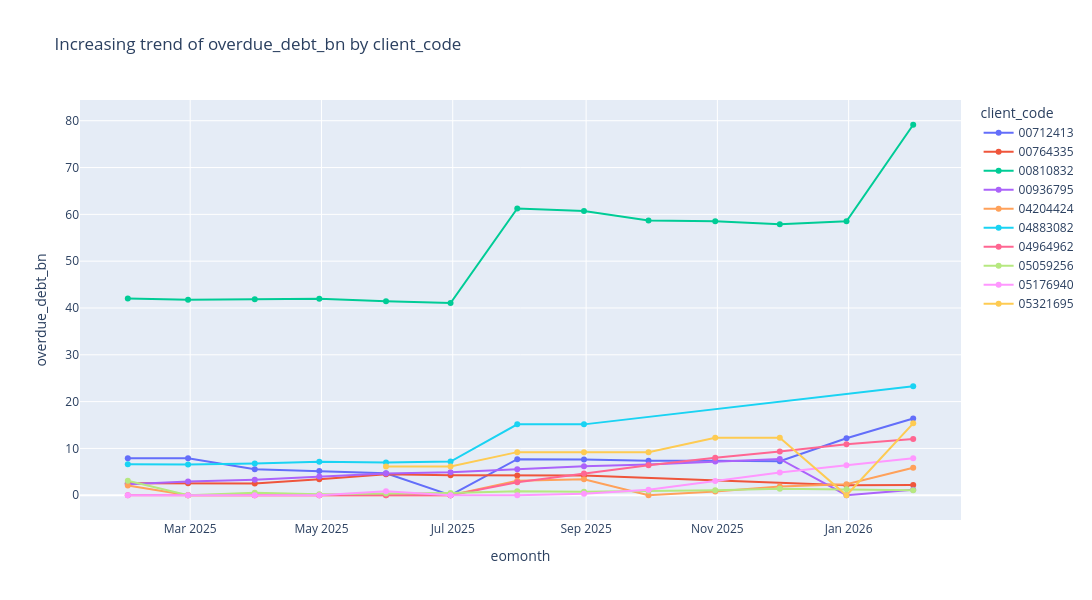

Notebook cell for this chart:
### Markdown cell above
# растущий тренд задолженности

### Code cell
# sort for clean plotting
plot_df = df_jul.sort_values(['client_code', 'eomonth']).copy()
plot_df = plot_df[plot_df['eomonth'] < '2026-02-28'].copy()

# keep only client_code with overdue_debt_bn > 3 in at least one eomonth
valid_clients = (
    plot_df.groupby('client_code')['overdue_debt_bn']
    .apply(lambda s: (s > 3).any())
)
valid_clients = valid_clients[valid_clients].index
#valid_clients = valid_clients[~valid_clients.isin(['00810832'])]

plot_df = plot_df[plot_df['client_code'].isin(valid_clients)]

# remove client_code with overdue_debt_bn = 0 in at least 2 eomonth after 30.06.2025
zero_counts = (
    plot_df[plot_df['eomonth'] > '2025-06-30']
    .groupby('client_code')['overdue_debt_bn']
    .apply(lambda s: (s == 0).sum())
)

clients_to_keep = zero_counts[zero_counts < 2].index

plot_df = plot_df[plot_df['client_code'].isin(clients_to_keep)]

# find client_code with increasing trend
increasing_clients = []

for client_code, group in plot_df.groupby('client_code'):
    group = group.sort_values('eomonth')
    y = group['overdue_debt_bn'].fillna(0).values
    
    # need at least 2 points to calculate a slope
    if len(y) >= 2:
        x = np.arange(len(y))
        slope = np.polyfit(x, y, 1)[0]
        if slope > 0:
            increasing_clients.append(client_code)

# keep only increasing-trend clients
plot_df = plot_df[plot_df['client_code'].isin(increasing_clients)].copy()

# make sure date column is datetime
plot_df['eomonth'] = pd.to_datetime(plot_df['eomonth'])

# interactive plot
fig = px.line(
    plot_df,
    x='eomonth',
    y='overdue_debt_bn',
    color='client_code',
    markers=True,
    title='Increasing trend of overdue_debt_bn by client_code',
    hover_data={
        'client_code': True,
        'eomonth': True,
        'overdue_debt_bn': ':.2f'
    }
)

fig.update_layout(
    xaxis_title='eomonth',
    yaxis_title='overdue_debt_bn',
    hovermode='closest',
    width=1100,
    height=600
)

fig.show()

### Figure 1 — Plotly figure (JSON) as saved in the notebook; plotly's stock layout.template omitted (floating-point values rounded to 4 significant figures)
{"data": [{"customdata": [["00712413"], ["00712413"], ["00712413"], ["00712413"], ["00712413"], ["00712413"], ["00712413"], ["00712413"], ["00712413"], ["00712413"], ["00712413"], ["00712413"], ["00712413"]], "hovertemplate": "client_code=%{customdata[0]}<br>eomonth=%{x}<br>overdue_debt_bn=%{y:.2f}<extra></extra>", "legendgroup": "00712413", "line": {"color": "#636efa", "dash": "solid"}, "marker": {"symbol": "circle"}, "mode": "lines+markers", "name": "00712413", "orientation": "v", "showlegend": true, "type": "scatter", "x": ["2025-01-31T00:00:00.000000", "2025-02-28T00:00:00.000000", "2025-03-31T00:00:00.000000", "2025-04-30T00:00:00.000000", "2025-05-31T00:00:00.000000", "2025-06-30T00:00:00.000000", "2025-07-31T00:00:00.000000", "2025-08-31T00:00:00.000000", "2025-09-30T00:00:00.000000", "2025-10-31T00:00:00.000000", "2025-11-30T00:00:00.000000", "2025-12-31T00:00:00.000000", "2026-01-31T00:00:00.000000"], "xaxis": "x", "y": [7.93, 7.88, 5.56, 5.17, 4.71, 0.0, 7.71, 7.64, 7.39, 7.36, 7.28, 12.19, 16.4], "yaxis": "y"}, {"customdata": [["00764335"], ["00764335"], ["00764335"], ["00764335"], ["00764335"], ["00764335"], ["00764335"], ["00764335"], ["00764335"], ["00764335"]], "hovertemplate": "client_code=%{customdata[0]}<br>eomonth=%{x}<br>overdue_debt_bn=%{y:.2f}<extra></extra>", "legendgroup": "00764335", "line": {"color": "#EF553B", "dash": "solid"}, "marker": {"symbol": "circle"}, "mode": "lines+markers", "name": "00764335", "orientation": "v", "showlegend": true, "type": "scatter", "x": ["2025-01-31T00:00:00.000000", "2025-02-28T00:00:00.000000", "2025-03-31T00:00:00.000000", "2025-04-30T00:00:00.000000", "2025-05-31T00:00:00.000000", "2025-06-30T00:00:00.000000", "2025-07-31T00:00:00.000000", "2025-08-31T00:00:00.000000", "2025-12-31T00:00:00.000000", "2026-01-31T00:00:00.000000"], "xaxis": "x", "y": [2.58, 2.56, 2.51, 3.41, 4.47, 4.26, 4.23, 4.21, 2.16, 2.19], "yaxis": "y"}, {"customdata": [["00810832"], ["00810832"], ["00810832"], ["00810832"], ["00810832"], ["00810832"], ["00810832"], ["00810832"], ["00810832"], ["00810832"], ["00810832"], ["00810832"], ["00810832"]], "hovertemplate": "client_code=%{customdata[0]}<br>eomonth=%{x}<br>overdue_debt_bn=%{y:.2f}<extra></extra>", "legendgroup": "00810832", "line": {"color": "#00cc96", "dash": "solid"}, "marker": {"symbol": "circle"}, "mode": "lines+markers", "name": "00810832", "orientation": "v", "showlegend": true, "type": "scatter", "x": ["2025-01-31T00:00:00.000000", "2025-02-28T00:00:00.000000", "2025-03-31T00:00:00.000000", "2025-04-30T00:00:00.000000", "2025-05-31T00:00:00.000000", "2025-06-30T00:00:00.000000", "2025-07-31T00:00:00.000000", "2025-08-31T00:00:00.000000", "2025-09-30T00:00:00.000000", "2025-10-31T00:00:00.000000", "2025-11-30T00:00:00.000000", "2025-12-31T00:00:00.000000", "2026-01-31T00:00:00.000000"], "xaxis": "x", "y": [42.03, 41.77, 41.89, 41.95, 41.42, 41.05, 61.26, 60.73, 58.71, 58.51, 57.91, 58.51, 79.14], "yaxis": "y"}, {"customdata": [["00936795"], ["00936795"], ["00936795"], ["00936795"], ["00936795"], ["00936795"], ["00936795"], ["00936795"], ["00936795"], ["00936795"], ["00936795"], ["00936795"], ["00936795"]], "hovertemplate": "client_code=%{customdata[0]}<br>eomonth=%{x}<br>overdue_debt_bn=%{y:.2f}<extra></extra>", "legendgroup": "00936795", "line": {"color": "#ab63fa", "dash": "solid"}, "marker": {"symbol": "circle"}, "mode": "lines+markers", "name": "00936795", "orientation": "v", "showlegend": true, "type": "scatter", "x": ["2025-01-31T00:00:00.000000", "2025-02-28T00:00:00.000000", "2025-03-31T00:00:00.000000", "2025-04-30T00:00:00.000000", "2025-05-31T00:00:00.000000", "2025-06-30T00:00:00.000000", "2025-07-31T00:00:00.000000", "2025-08-31T00:00:00.000000", "2025-09-30T00:00:00.000000", "2025-10-31T00:00:00.000000", "2025-11-30T00:00:00.000000", "2025-12-31T00:00:00.000000", "2026-01-31T00:00:00.000000"], "xaxis": "x", "y": [2.36, 2.95, 3.31, 3.99, 4.62, 4.92, 5.57, 6.18, 6.58, 7.19, 7.75, 0.0, 1.15], "yaxis": "y"}, {"customdata": [["04204424"], ["04204424"], ["04204424"], ["04204424"], ["04204424"], ["04204424"], ["04204424"], ["04204424"], ["04204424"], ["04204424"], ["04204424"], ["04204424"], ["04204424"]], "hovertemplate": "client_code=%{customdata[0]}<br>eomonth=%{x}<br>overdue_debt_bn=%{y:.2f}<extra></extra>", "legendgroup": "04204424", "line": {"color": "#FFA15A", "dash": "solid"}, "marker": {"symbol": "circle"}, "mode": "lines+markers", "name": "04204424", "orientation": "v", "showlegend": true, "type": "scatter", "x": ["2025-01-31T00:00:00.000000", "2025-02-28T00:00:00.000000", "2025-03-31T00:00:00.000000", "2025-04-30T00:00:00.000000", "2025-05-31T00:00:00.000000", "2025-06-30T00:00:00.000000", "2025-07-31T00:00:00.000000", "2025-08-31T00:00:00.000000", "2025-09-30T00:00:00.000000", "2025-10-31T00:00:00.000000", "2025-11-30T00:00:00.000000", "2025-12-31T00:00:00.000000", "2026-01-31T00:00:00.000000"], "xaxis": "x", "y": [2.06, 0.0, 0.0, 0.0, 0.0, 0.0, 3.12, 3.4, 0.0, 0.82, 1.87, 2.33, 5.89], "yaxis": "y"}, {"customdata": [["04883082"], ["04883082"], ["04883082"], ["04883082"], ["04883082"], ["04883082"], ["04883082"], ["04883082"], ["04883082"]], "hovertemplate": "client_code=%{customdata[0]}<br>eomonth=%{x}<br>overdue_debt_bn=%{y:.2f}<extra></extra>", "legendgroup": "04883082", "line": {"color": "#19d3f3", "dash": "solid"}, "marker": {"symbol": "circle"}, "mode": "lines+markers", "name": "04883082", "orientation": "v", "showlegend": true, "type": "scatter", "x": ["2025-01-31T00:00:00.000000", "2025-02-28T00:00:00.000000", "2025-03-31T00:00:00.000000", "2025-04-30T00:00:00.000000", "2025-05-31T00:00:00.000000", "2025-06-30T00:00:00.000000", "2025-07-31T00:00:00.000000", "2025-08-31T00:00:00.000000", "2026-01-31T00:00:00.000000"], "xaxis": "x", "y": [6.63, 6.57, 6.77, 7.16, 7.0, 7.21, 15.14, 15.14, 23.28], "yaxis": "y"}, {"customdata": [["04964962"], ["04964962"], ["04964962"], ["04964962"], ["04964962"], ["04964962"], ["04964962"], ["04964962"], ["04964962"], ["04964962"], ["04964962"], ["04964962"], ["04964962"]], "hovertemplate": "client_code=%{customdata[0]}<br>eomonth=%{x}<br>overdue_debt_bn=%{y:.2f}<extra></extra>", "legendgroup": "04964962", "line": {"color": "#FF6692", "dash": "solid"}, "marker": {"symbol": "circle"}, "mode": "lines+markers", "name": "04964962", "orientation": "v", "showlegend": true, "type": "scatter", "x": ["2025-01-31T00:00:00.000000", "2025-02-28T00:00:00.000000", "2025-03-31T00:00:00.000000", "2025-04-30T00:00:00.000000", "2025-05-31T00:00:00.000000", "2025-06-30T00:00:00.000000", "2025-07-31T00:00:00.000000", "2025-08-31T00:00:00.000000", "2025-09-30T00:00:00.000000", "2025-10-31T00:00:00.000000", "2025-11-30T00:00:00.000000", "2025-12-31T00:00:00.000000", "2026-01-31T00:00:00.000000"], "xaxis": "x", "y": [0.0, 0.0, 0.0, 0.0, 0.0, 0.0, 2.78, 4.67, 6.41, 8.02, 9.32, 10.9, 11.99], "yaxis": "y"}, {"customdata": [["05059256"], ["05059256"], ["05059256"], ["05059256"], ["05059256"], ["05059256"], ["05059256"], ["05059256"], ["05059256"], ["05059256"], ["05059256"], ["05059256"], ["05059256"]], "hovertemplate": "client_code=%{customdata[0]}<br>eomonth=%{x}<br>overdue_debt_bn=%{y:.2f}<extra></extra>", "legendgroup": "05059256", "line": {"color": "#B6E880", "dash": "solid"}, "marker": {"symbol": "circle"}, "mode": "lines+markers", "name": "05059256", "orientation": "v", "showlegend": true, "type": "scatter", "x": ["2025-01-31T00:00:00.000000", "2025-02-28T00:00:00.000000", "2025-03-31T00:00:00.000000", "2025-04-30T00:00:00.000000", "2025-05-31T00:00:00.000000", "2025-06-30T00:00:00.000000", "2025-07-31T00:00:00.000000", "2025-08-31T00:00:00.000000", "2025-09-30T00:00:00.000000", "2025-10-31T00:00:00.000000", "2025-11-30T00:00:00.000000", "2025-12-31T00:00:00.000000", "2026-01-31T00:00:00.000000"], "xaxis": "x", "y": [3.1, 0.0, 0.54, 0.24, 0.36, 0.47, 0.83, 0.73, 0.93, 1.08, 1.41, 1.3, 1.06], "yaxis": "y"}, {"customdata": [["05176940"], ["05176940"], ["05176940"], ["05176940"], ["05176940"], ["05176940"], ["05176940"], ["05176940"], ["05176940"], ["05176940"], ["05176940"], ["05176940"], ["05176940"]], "hovertemplate": "client_code=%{customdata[0]}<br>eomonth=%{x}<br>overdue_debt_bn=%{y:.2f}<extra></extra>", "legendgroup": "05176940", "line": {"color": "#FF97FF", "dash": "solid"}, "marker": {"symbol": "circle"}, "mode": "lines+markers", "name": "05176940", "orientation": "v", "showlegend": true, "type": "scatter", "x": ["2025-01-31T00:00:00.000000", "2025-02-28T00:00:00.000000", "2025-03-31T00:00:00.000000", "2025-04-30T00:00:00.000000", "2025-05-31T00:00:00.000000", "2025-06-30T00:00:00.000000", "2025-07-31T00:00:00.000000", "2025-08-31T00:00:00.000000", "2025-09-30T00:00:00.000000", "2025-10-31T00:00:00.000000", "2025-11-30T00:00:00.000000", "2025-12-31T00:00:00.000000", "2026-01-31T00:00:00.000000"], "xaxis": "x", "y": [0.0, 0.0, 0.0, 0.0, 0.85, 0.0, 0.0, 0.31, 1.16, 3.07, 4.88, 6.41, 7.89], "yaxis": "y"}, {"customdata": [["05321695"], ["05321695"], ["05321695"], ["05321695"], ["05321695"], ["05321695"], ["05321695"], ["05321695"], ["05321695"]], "hovertemplate": "client_code=%{customdata[0]}<br>eomonth=%{x}<br>overdue_debt_bn=%{y:.2f}<extra></extra>", "legendgroup": "05321695", "line": {"color": "#FECB52", "dash": "solid"}, "marker": {"symbol": "circle"}, "mode": "lines+markers", "name": "05321695", "orientation": "v", "showlegend": true, "type": "scatter", "x": ["2025-05-31T00:00:00.000000", "2025-06-30T00:00:00.000000", "2025-07-31T00:00:00.000000", "2025-08-31T00:00:00.000000", "2025-09-30T00:00:00.000000", "2025-10-31T00:00:00.000000", "2025-11-30T00:00:00.000000", "2025-12-31T00:00:00.000000", "2026-01-31T00:00:00.000000"], "xaxis": "x", "y": [6.14, 6.14, 9.21, 9.21, 9.21, 12.29, 12.29, 0.0, 15.36], "yaxis": "y"}], "layout": {"height": 600, "hovermode": "closest", "legend": {"title": {"text": "client_code"}, "tracegroupgap": 0}, "title": {"text": "Increasing trend of overdue_debt_bn by client_code"}, "width": 1100, "xaxis": {"anchor": "y", "domain": [0, 1], "title": {"text": "eomonth"}}, "yaxis": {"anchor": "x", "domain": [0, 1], "title": {"text": "overdue_debt_bn"}}}}
